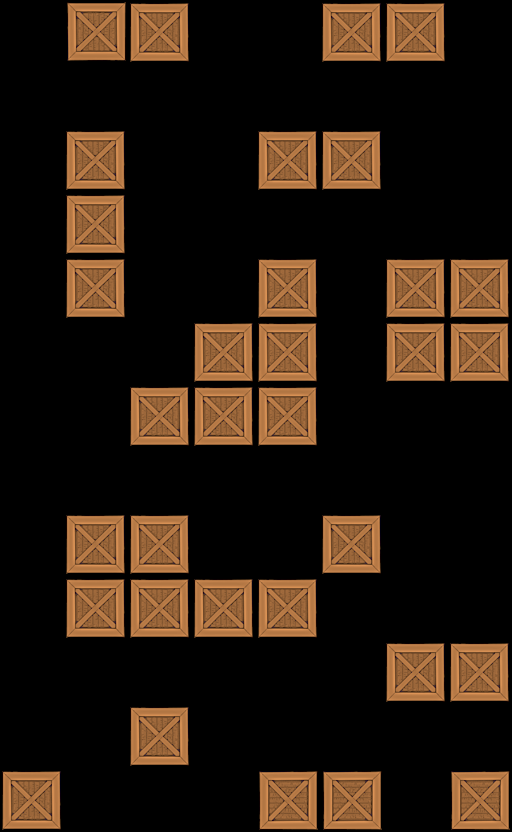

This is a level from a 2D game, rendered from its Tiled map with the project's own tilesets. A one-line summary and the map file follow, with tile-layer data summarised:
An orthogonal 8x13 tile map with 64x64 px tiles, 1 tile layer (Tile Layer 1).

<map version="1.0" orientation="orthogonal" width="8" height="13" tilewidth="64" tileheight="64">
 <tileset firstgid="1" name="crate" tilewidth="64" tileheight="64">
  <image source="../../crate4.png" width="64" height="64" />
 </tileset>
 <layer name="Tile Layer 1" width="8" height="13">
  <data>[104 cells, 33 non-empty, 1 distinct tile ids]</data>
 </layer>
</map>
